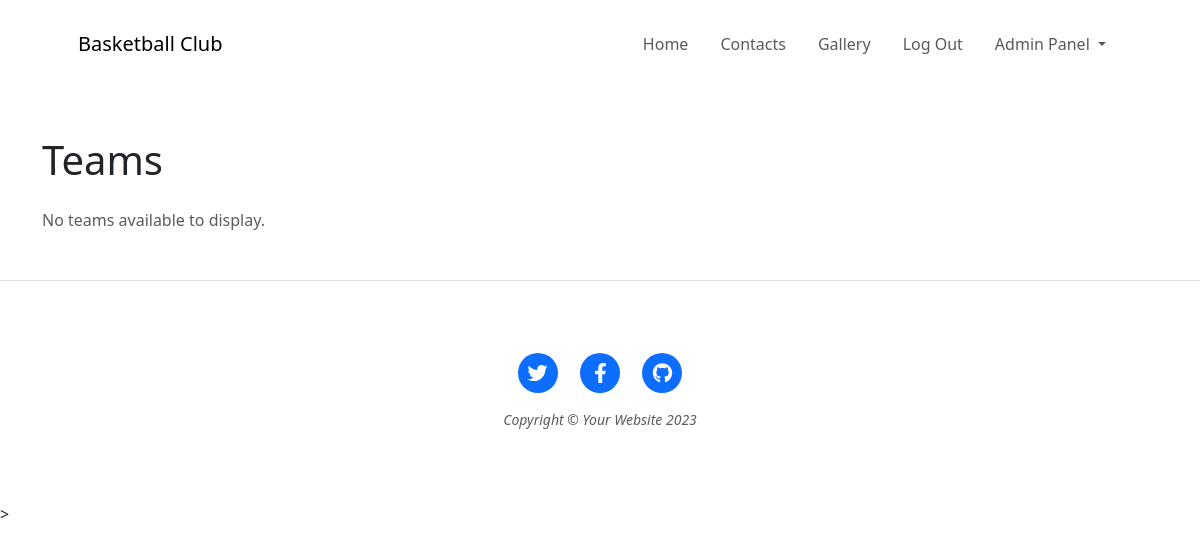
Page /teams/view_teams (signed in) on the earlier database version.
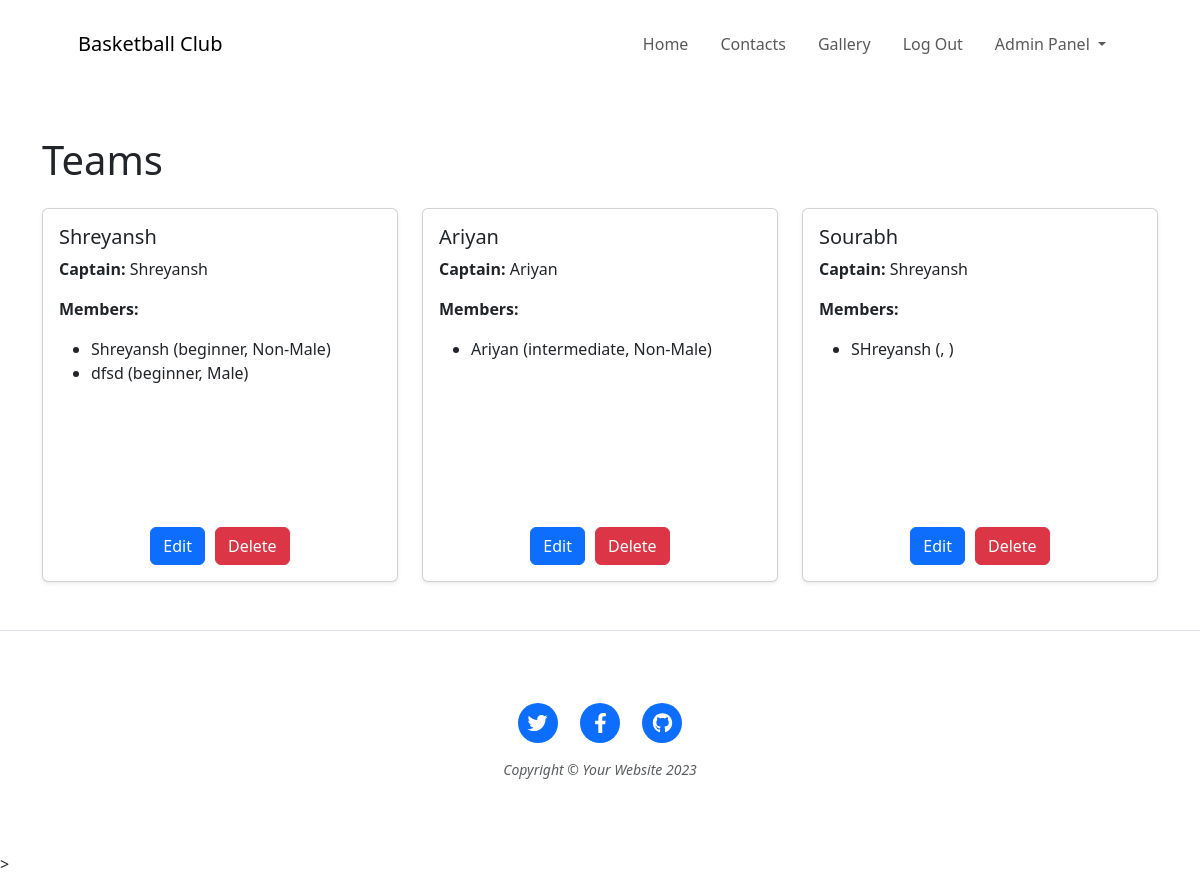
Same page on the later database version.
### website/models.py (models this page shows)
class Team(db.Model):
    id = db.Column(db.Integer, primary_key=True)
    team_name = db.Column(db.String(100), nullable=False)
    captain_name = db.Column(db.String(100), nullable=False)
    event_id = db.Column(db.Integer, db.ForeignKey('event.id'), nullable=False)
    members = db.relationship('TeamMembers', backref='team', lazy=True, cascade='all, delete')
    matches_as_team_a = db.relationship('Match', foreign_keys='Match.team_a_id', backref='team_a', lazy=True)
    matches_as_team_b = db.relationship('Match', foreign_keys='Match.team_b_id', backref='team_b', lazy=True)
    admin_id = db.Column(db.Integer, db.ForeignKey('admin.id'), nullable=False)

class TeamMembers(db.Model):
    id = db.Column(db.Integer, primary_key=True)
    name = db.Column(db.String(100))
    gender = db.Column(db.String(100))
    level = db.Column(db.String(20))
    team_id = db.Column(db.Integer, db.ForeignKey('team.id'), nullable=False)

### website/team.py (the view)
@Teams.route('/view_teams', methods=['GET'])
@login_required
def view_teams():
    teams = Team.query.all()
    return render_template('view_teams.html', teams=teams)

### website/__init__.py (called while the page is built)
@login_manager.user_loader
def load_user(user_id):
    from .models import Admin
    return Admin.query.get(int(user_id))

### website/templates/view_teams.html (shortened to what this page needs)
{% include 'header.html' %}
<div class="container mt-5">
    <h1 class="mb-4">Teams</h1>
    {% if teams %}
        <div class="row">
            {% for team in teams %}
                <div class="col-md-4">
                    <div class="card mb-4 shadow-sm h-100">
                        <div class="card-body d-flex flex-column">
                            <h5 class="card-title">{{ team.team_name }}</h5>
                            <p class="card-text"><strong>Captain:</strong> {{ team.captain_name }}</p>
                            <p class="card-text">
                                <strong>Members:</strong>
                                <ul>
                                    {% for member in team.members %}
                                        <li>{{ member.name }} ({{ member.level }}, {{ member.gender }})</li>
                                    {% endfor %}
                                </ul>
                            </p>
                            {% if current_user.is_authenticated and current_user.id == 1 %}
                                <div class="mt-auto d-flex justify-content-center" style="gap: 10px;">
                                    <a href="{{ url_for('Teams.edit_team', team_id=team.id) }}" class="btn btn-primary">Edit</a>
                                    <form action="{{ url_for('Teams.delete_team', team_id=team.id) }}" method="POST" style="margin: 0;">
                                        <button type="submit" class="btn btn-danger" onclick="return confirm('Are you sure you want to delete this team?');">
                                            Delete
                                        </button>
                                    </form>
                                </div>
                            {% endif %}
                        </div>
                    </div>
                </div>
            {% endfor %}
        </div>
    {% else %}
        <p class="text-muted">No teams available to display.</p>
    {% endif %}
</div>
{% include 'footer.html' %}

### website/templates/header.html (shortened to what this page needs)
<!DOCTYPE html>
<html lang="en">
    <head>
        <link href="{{ url_for('static', filename='css/styles.css') }}" rel="stylesheet" />
        <link href="https://cdn.jsdelivr.net/npm/bootstrap@5.3.2/dist/css/bootstrap.min.css" rel="stylesheet">
    </head>
    <body>
        <nav class="navbar navbar-expand-lg navbar-light" id="mainNav">
            <div class="container px-4 px-lg-5">
                <a class="navbar-brand" href="{{ url_for('views.home') }}">Basketball Club</a>
                <div class="collapse navbar-collapse" id="navbarResponsive">
                    <ul class="navbar-nav ms-auto py-4 py-lg-0">
                        <li class="nav-item"><a class="nav-link px-lg-3 py-3 py-lg-4" href="{{ url_for('views.home') }}">Home</a></li>
                        <li class="nav-item"><a class="nav-link px-lg-3 py-3 py-lg-4" href="{{ url_for('add_contact.new_contact') }}">Contacts</a></li>
                        <li class="nav-item"><a class="nav-link px-lg-3 py-3 py-lg-4" href="{{ url_for('gallery.gallery_view') }}">Gallery</a></li>
                        {% if current_user.is_authenticated %}
                        <li class="nav-item"><a class="nav-link px-lg-3 py-3 py-lg-4" href="{{ url_for('auth.logout') }}">Log Out</a></li>
                        {% if current_user.id == 1 %}
                        <li class="nav-item dropdown">
                            <a class="nav-link dropdown-toggle px-lg-3 py-3 py-lg-4" href="#" id="adminDropdown" role="button" data-bs-toggle="dropdown" aria-expanded="false">
                                Admin Panel
                            </a>
                        </li>
                        {% endif %}
                        {% endif %}
                    </ul>
                </div>
            </div>
        </nav>

### website/templates/footer.html (shortened to what this page needs)
<footer class="border-top">
    <div class="container px-4 px-lg-5 py-4">
        <div class="row gx-4 gx-lg-5 justify-content-center">
            <div class="col-md-10 col-lg-8 col-xl-7">
                <ul class="list-inline text-center">
                    <li class="list-inline-item">
                        <a href="#!">
                            <span class="fa-stack fa-lg">
                                <i class="fas fa-circle fa-stack-2x"></i>
                                <i class="fab fa-twitter fa-stack-1x fa-inverse"></i>
                            </span>
                        </a>
                    </li>
                    <li class="list-inline-item">
                        <a href="#!">
                            <span class="fa-stack fa-lg">
                                <i class="fas fa-circle fa-stack-2x"></i>
                                <i class="fab fa-facebook-f fa-stack-1x fa-inverse"></i>
                            </span>
                        </a>
                    </li>
                    <li class="list-inline-item">
                        <a href="#!">
                            <span class="fa-stack fa-lg">
                                <i class="fas fa-circle fa-stack-2x"></i>
                                <i class="fab fa-github fa-stack-1x fa-inverse"></i>
                            </span>
                        </a>
                    </li>
                </ul>
                <div class="small text-center text-muted fst-italic">Copyright &copy; Your Website 2023</div>
            </div>
        </div>
    </div>
</footer>
<script src="../static/js/scripts.js"></script>>

### website/static/css/styles.css (style rules this page uses)
footer { padding-top: 3rem; padding-bottom: 3rem; }

### website/templates/view_teams.html (style rules this page uses)
.card { min-height: 350px; }

Differences in the rows shown:
added Team: team_name "Shreyansh", captain_name "Shreyansh"
added TeamMembers: name "Shreyansh", level "beginner", gender "Non-Male"
added TeamMembers: name "dfsd", level "beginner", gender "Male", shown under "Shreyansh"
added Team: team_name "Ariyan", captain_name "Ariyan"
added TeamMembers: name "Ariyan", level "intermediate", gender "Non-Male"
added Team: team_name "Sourabh", captain_name "Shreyansh"
added TeamMembers: name "SHreyansh", shown under "Sourabh"
Other differences:
text no longer shown: "No teams available to display."
